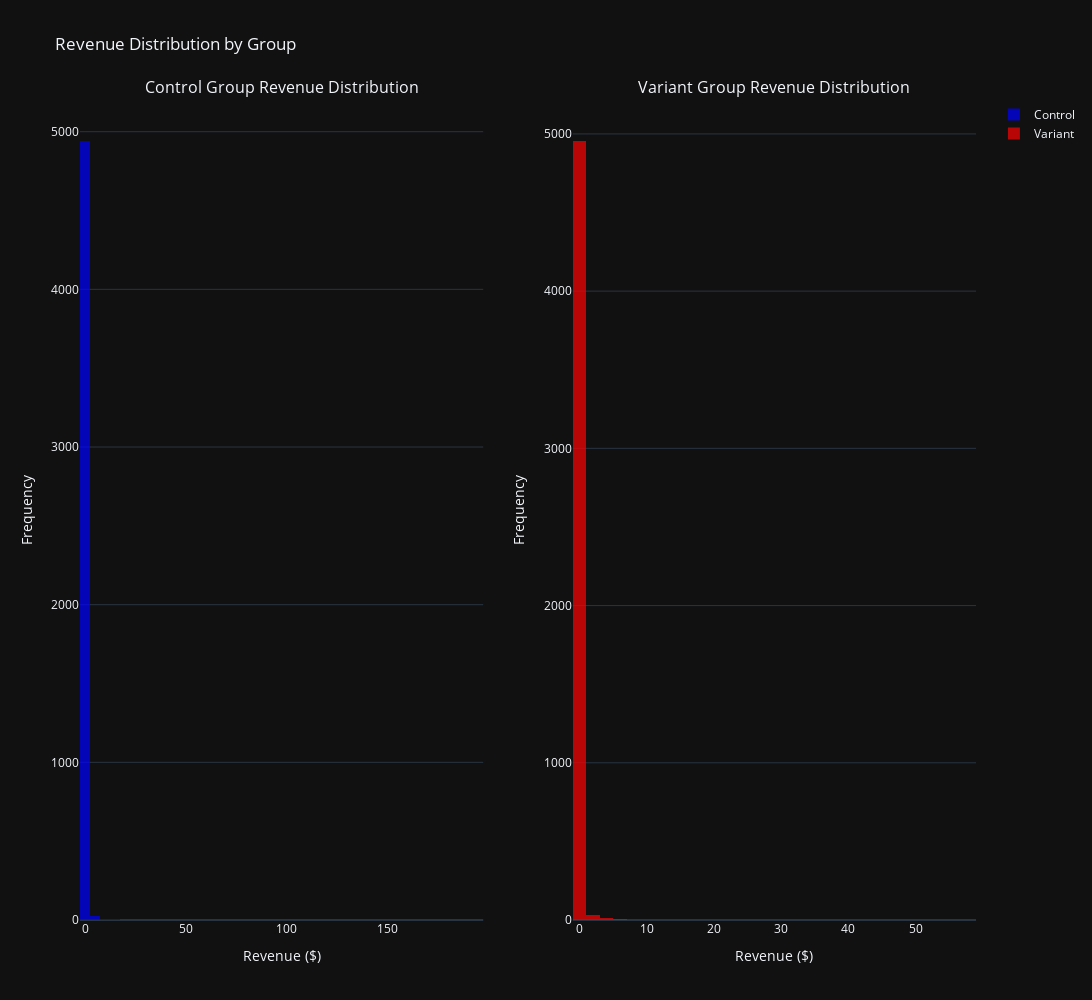

Write notebook code for a chart like this one.
### Code cell
# VISUALIZATIONS
print("\nGenerating visualizations...")

# Chart 1: Revenue Distribution Comparison
fig1 = make_subplots(
    rows=1, cols=2,
    subplot_titles=('Control Group Revenue Distribution', 'Variant Group Revenue Distribution')
)

fig1.add_trace(
    go.Histogram(x=control, name='Control', nbinsx=50, marker_color='blue', opacity=0.7),
    row=1, col=1
)

fig1.add_trace(
    go.Histogram(x=variant, name='Variant', nbinsx=50, marker_color='red', opacity=0.7),
    row=1, col=2
)

fig1.update_layout(
    title_text="Revenue Distribution by Group",
    showlegend=True,
    height=1000,
    width=1600
)

fig1.update_xaxes(title_text="Revenue ($)", row=1, col=1)
fig1.update_xaxes(title_text="Revenue ($)", row=1, col=2)
fig1.update_yaxes(title_text="Frequency", row=1, col=1)
fig1.update_yaxes(title_text="Frequency", row=1, col=2)

fig1.show()

### Figure 1 — Plotly figure (JSON) as saved in the notebook; plotly's stock layout.template omitted (floating-point values rounded to 4 significant figures; data arrays with more than 128 entries replaced by an {"elided": "..."} marker saying what was removed)
{"data": [{"marker": {"color": "blue"}, "name": "Control", "nbinsx": 50, "opacity": 0.7, "x": {"elided": "4984 float values"}, "type": "histogram", "xaxis": "x", "yaxis": "y"}, {"marker": {"color": "red"}, "name": "Variant", "nbinsx": 50, "opacity": 0.7, "x": {"elided": "5016 float values"}, "type": "histogram", "xaxis": "x2", "yaxis": "y2"}], "layout": {"xaxis": {"anchor": "y", "domain": [0.0, 0.45], "title": {"text": "Revenue ($)"}}, "yaxis": {"anchor": "x", "domain": [0.0, 1.0], "title": {"text": "Frequency"}}, "xaxis2": {"anchor": "y2", "domain": [0.55, 1.0], "title": {"text": "Revenue ($)"}}, "yaxis2": {"anchor": "x2", "domain": [0.0, 1.0], "title": {"text": "Frequency"}}, "annotations": [{"font": {"size": 16}, "showarrow": false, "text": "Control Group Revenue Distribution", "x": 0.225, "xanchor": "center", "xref": "paper", "y": 1.0, "yanchor": "bottom", "yref": "paper"}, {"font": {"size": 16}, "showarrow": false, "text": "Variant Group Revenue Distribution", "x": 0.775, "xanchor": "center", "xref": "paper", "y": 1.0, "yanchor": "bottom", "yref": "paper"}], "title": {"text": "Revenue Distribution by Group"}, "showlegend": true, "height": 1000, "width": 1600}}
